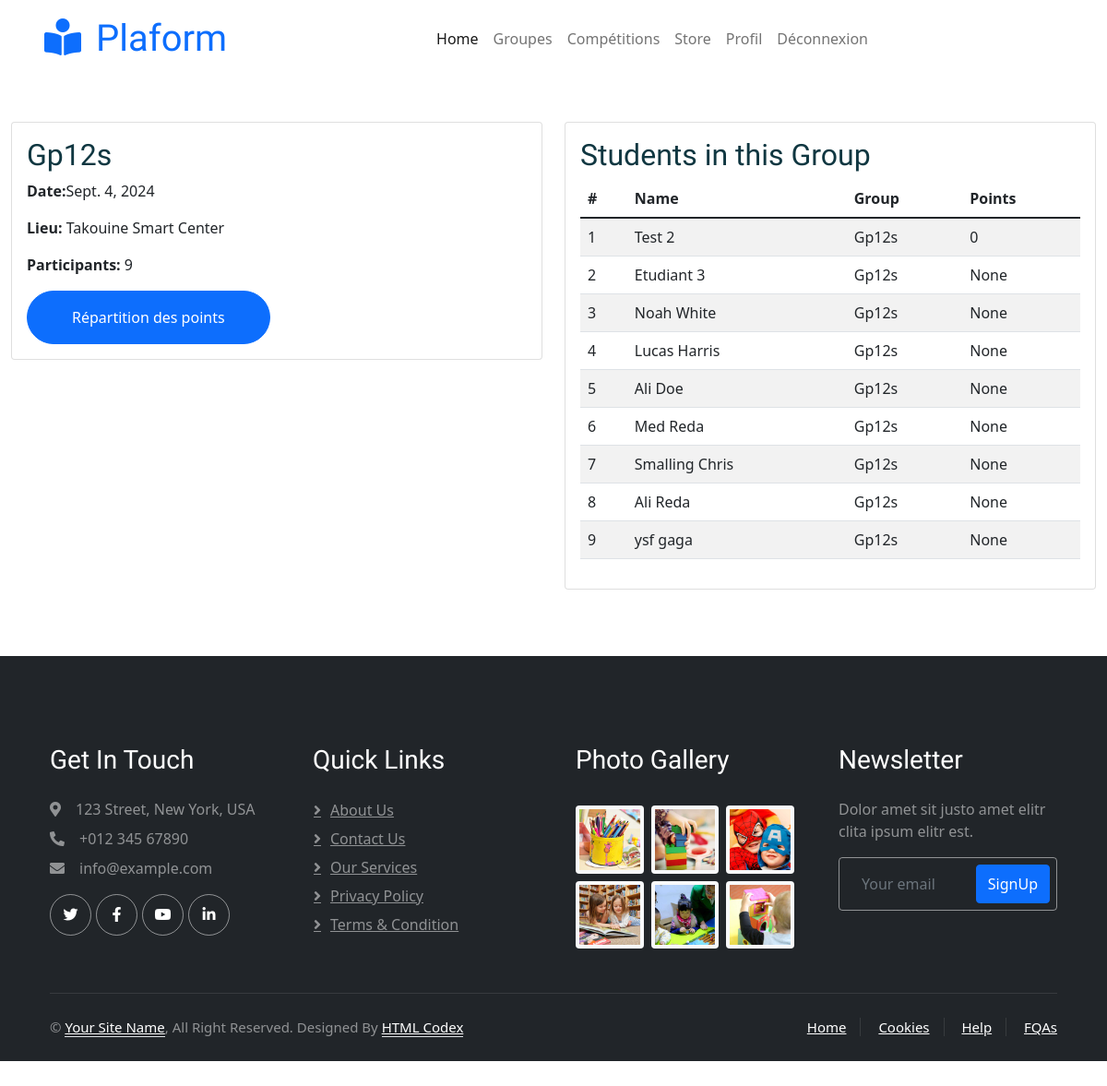
Before: /group_detail/GRP-1d877334/ with the older database file.
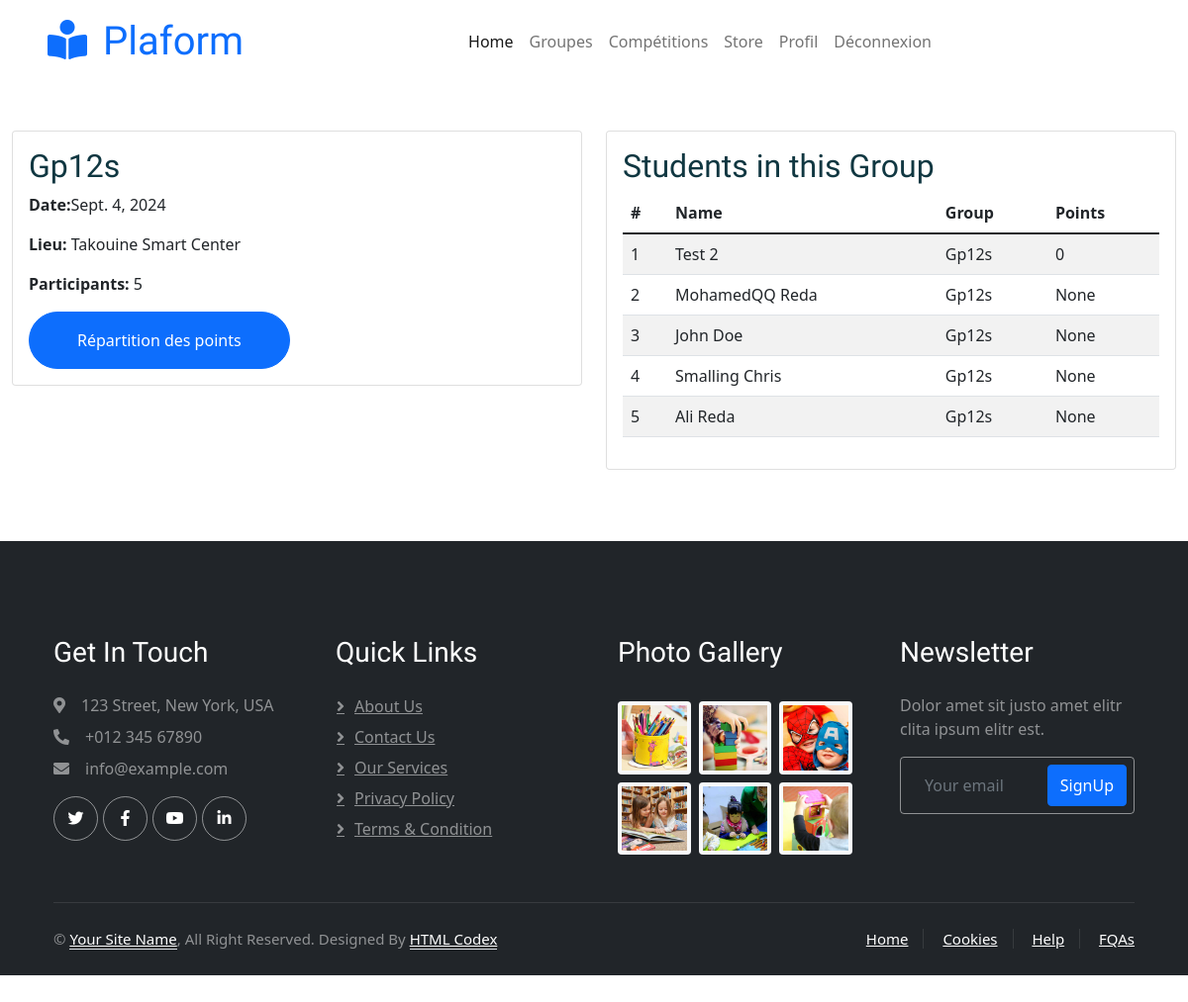
After: the same page with the newer database file.
### platformTK/models.py (models this page shows, shortened)
class Groups(models.Model):
    name = models.CharField(max_length=100)
    description = models.CharField(max_length=300)
    code_group = models.CharField(max_length=100, unique=True, blank=True, editable=False)
    etudiants = models.ManyToManyField(Etudiant, related_name='groups')
    profs = models.ManyToManyField(prof, related_name='groups')
    date_created = models.DateField(auto_now_add=True, null=True, blank=True)

class Etudiant(models.Model):
    user = models.OneToOneField(User, null=True, on_delete=models.CASCADE)
    prenom = models.CharField(max_length=50)
    nom = models.CharField(max_length=50)
    date_de_naissance = models.DateField()
    email = models.EmailField(unique=True)
    numéro_de_téléphone = models.CharField(max_length=15, blank=True, null=True)
    avatar = models.ImageField(null=True, blank=True)
    slugEtudiant = models.SlugField(blank=True, null=True)
    date_created = models.DateField(auto_now_add=True, null=True, blank=True)
    points = models.IntegerField(default=0,blank=True, null=True)
    EtudiantCode = models.CharField(max_length=100, null=True, blank=True, default=generate_etudiant_code)

### platformTK/views.py (the view)
# urls.py: path('group_detail/<str:code_group>/', views.group_detail, name='group_detail'),
def group_detail(request, code_group):
    group = get_object_or_404(Groups, code_group=code_group)
    memberships_subquery = Membership.objects.filter(
        group=group,
        etudiant=OuterRef('pk')
    ).values('etudiant').annotate(
        total_points=Sum('pointsG')
    ).values('total_points')
    students = group.etudiants.annotate(
        pointsG=Subquery(memberships_subquery, output_field=models.IntegerField())
    ).order_by('-pointsG')  # Order by pointsG in descending order
    return render(request, "platformTK/Prof/group_detail.html", {"group": group, "students": students})

### platformTK/templates/platformTK/Prof/group_detail.html (shortened to what this page needs)
{% extends "platformTK/Prof/HomeBase.html" %}
{% load static %}
{% block content %}
    {% include 'platformTK/Prof/navbar.html' %}
    <div class="container-xxl py-5">
        <div class="row">
            <div class="col-lg-6 mb-4">
                <div class="card group-info-card">
                    <div class="card-body">
                        <h2 class="card-title">{{ group.name }}</h2>
                        <p><strong>Date:</strong>{{ group.date_created }}</p>
                        <p><strong>Lieu:</strong> Takouine Smart Center</p>
                        <p><strong>Participants:</strong> {{ group.etudiants.count }}</p>
                        <a href="{% url 'Répartition_points' code_group=group.code_group %}" class="btn btn-primary rounded-pill py-sm-3 px-sm-5 me-3 animated slideInLeft">Répartition des points</a>
                    </div>
                </div>
            </div>
        <div class="col-lg-6 mb-4">
            <div class="card students-list-card">
                <div class="card-body">
                    <h2 class="card-title">Students in this Group</h2>
                    <table class="table table-striped">
                        <thead>
                            <tr>
                                <th>#</th>
                                <th>Name</th>
                                <th>Group</th>
                                <th>Points</th>
                            </tr>
                        </thead>
                        <tbody>
                            {% for student in students %}
                            <tr>
                                <td>{{ forloop.counter }}</td>
                                <td>{{ student.prenom }} {{ student.nom }}</td>
                                <td>{{ group.name }}</td>
                                <td>{{ student.pointsG }}</td>
                            </tr>
                            {% empty %}
                            <tr>
                                <td colspan="5" class="text-center">No students found in this group.</td>
                            </tr>
                            {% endfor %}
                        </tbody>
                    </table>
                </div>
            </div>
        </div>
{% endblock %}

Changed rows visible on the page:
removed Etudiant: prenom "Etudiant", nom "3", {{ group.name }} "Gp12s", pointsG "None"
no longer on this page (row edited): Etudiant: prenom "Noah", nom "White", {{ group.name }} "Gp12s", pointsG "None"
no longer on this page (row edited): Etudiant: prenom "Lucas", nom "Harris", {{ group.name }} "Gp12s", pointsG "None"
no longer on this page (row edited): Etudiant: prenom "Ali", nom "Doe", {{ group.name }} "Gp12s", pointsG "None"
no longer on this page (row edited): Etudiant: prenom "Med", nom "Reda", {{ group.name }} "Gp12s", pointsG "None"
no longer on this page (row edited): Etudiant: prenom "ysf", nom "gaga", {{ group.name }} "Gp12s", pointsG "None"
computed for Groups "Gp12s": etudiants.count "9" → "5"
now on this page (row unchanged): Etudiant: prenom "MohamedQQ", nom "Reda", {{ group.name }} "Gp12s", pointsG "None"
now on this page (row edited): Etudiant: prenom "John", nom "Doe", {{ group.name }} "Gp12s", pointsG "None"
